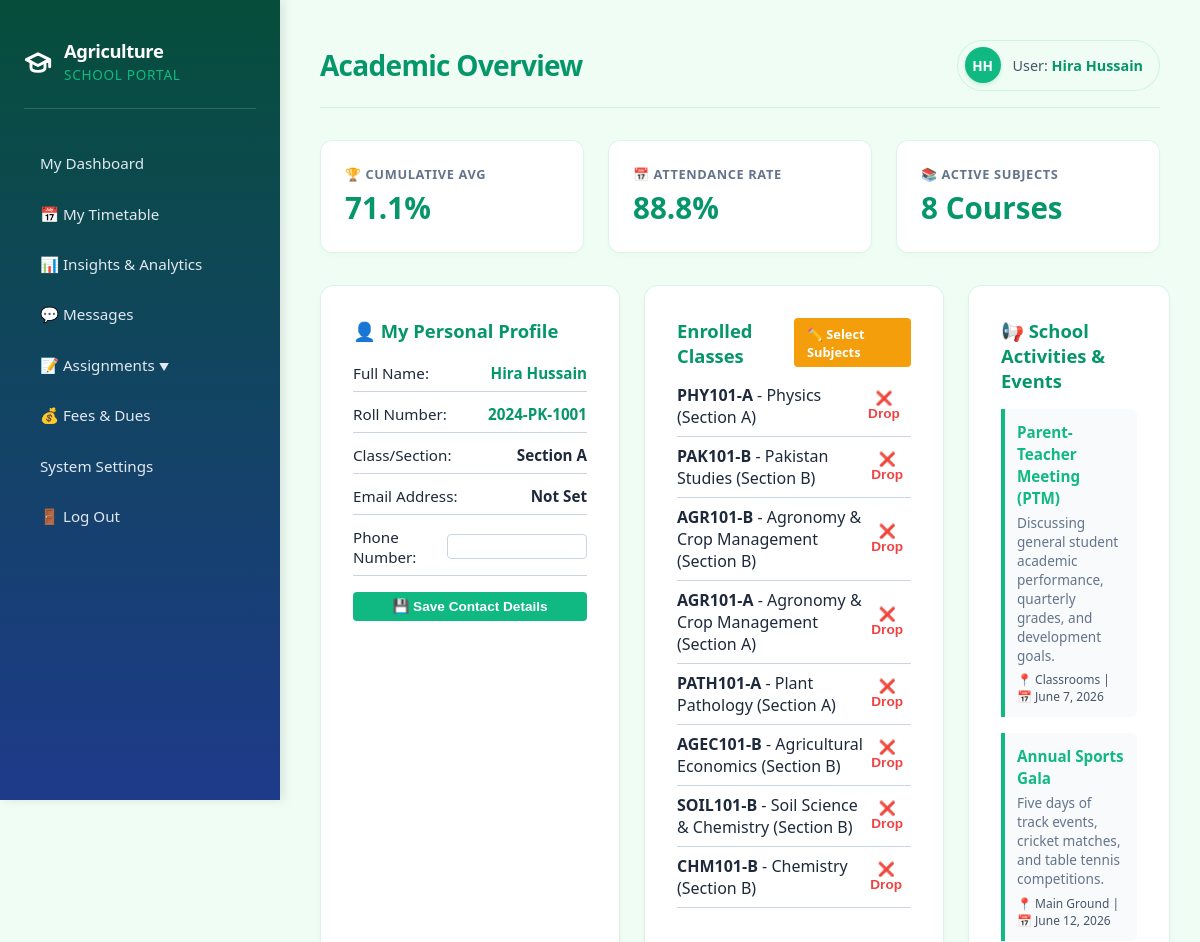
The app's page /student/dashboard/ (signed in, upper part), older data.
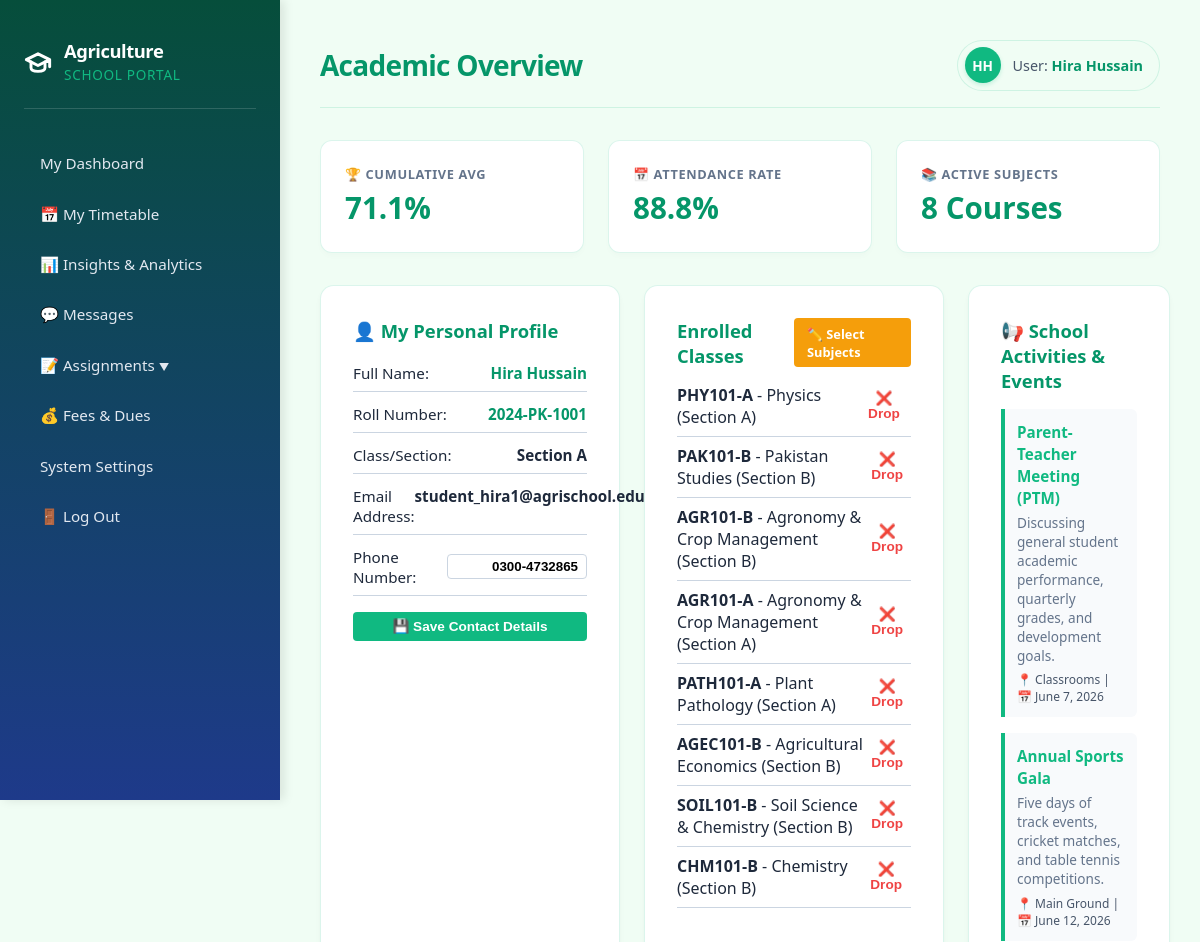
The same page, newer data.
### core/models.py (models this page shows, shortened)
class User(AbstractUser):
    is_student = models.BooleanField(default=False)
    is_teacher = models.BooleanField(default=False)
    is_admin = models.BooleanField(default=False)
    @property
    def get_initials(self):
        if self.first_name and self.last_name:
            return f"{self.first_name[0]}{self.last_name[0]}".upper()
        return self.username[:2].upper()

class StudentProfile(models.Model):
    user = models.OneToOneField(User, on_delete=models.CASCADE, limit_choices_to={'is_student': True})
    roll_number = models.CharField(max_length=20, unique=True)
    date_of_birth = models.DateField(null=True, blank=True)
    class_name = models.CharField(max_length=50)
    phone_number = models.CharField(max_length=15, blank=True)

class Course(models.Model):
    name = models.CharField(max_length=100)
    code = models.CharField(max_length=10, unique=True)
    teacher = models.ForeignKey(TeacherProfile, on_delete=models.SET_NULL, null=True, related_name='courses')
    students = models.ManyToManyField(StudentProfile, related_name='courses', blank=True)
    day_of_week = models.CharField(max_length=15, default='Monday')
    start_time = models.TimeField(null=True, blank=True)
    end_time = models.TimeField(null=True, blank=True)

class SchoolActivity(models.Model):
    title = models.CharField(max_length=150)
    description = models.TextField()
    date = models.DateField()
    location = models.CharField(max_length=100, blank=True)
    class Meta:
        ordering = ['date']
        verbose_name_plural = "School Activities"

### core/views.py (the view, shortened to what this page needs)
# urls.py: path('student/dashboard/', views.StudentDashboardView.as_view(), name='student_dashboard'),
class StudentDashboardView(LoginRequiredMixin, UserPassesTestMixin, TemplateView):
    template_name = 'core/student_dashboard.html'
    def test_func(self):
        return self.request.user.is_student
    def get_context_data(self, **kwargs):
        context = super().get_context_data(**kwargs)
        student_profile = self.request.user.studentprofile
        context['courses'] = student_profile.courses.all()
        context['grades'] = Grade.objects.filter(student=student_profile)
        context['activities'] = SchoolActivity.objects.all()[:3]
        avg_score = Grade.objects.filter(student=student_profile).aggregate(Avg('score'))['score__avg']
        context['academic_average'] = round(avg_score, 1) if avg_score else 0.0
        total_att = Attendance.objects.filter(student=student_profile).count()
        present_att = Attendance.objects.filter(student=student_profile, status='Present').count()
        context['attendance_rate'] = round((present_att / total_att) * 100, 1) if total_att > 0 else 100.0
        return context

### core/templates/core/student_dashboard.html (shortened to what this page needs)
{% extends 'core/base.html' %}
{% block header_title %}Academic Overview{% endblock %}
{% block content %}
<div class="kpi-container" style="margin-bottom: 2rem;">
    <div class="kpi-card">
        <span class="kpi-label">🏆 Cumulative Avg</span>
        <span class="kpi-value">{{ academic_average }}%</span>
    </div>
    <div class="kpi-card">
        <span class="kpi-label">📅 Attendance Rate</span>
        <span class="kpi-value">{{ attendance_rate }}%</span>
    </div>
    <div class="kpi-card">
        <span class="kpi-label">📚 Active Subjects</span>
        <span class="kpi-value">{{ courses.count }} Courses</span>
    </div>
</div>
<div class="dashboard-grid">
    <div class="card">
        <h3>👤 My Personal Profile</h3>
        <form method="POST" style="margin-top: 1.25rem; display: flex; flex-direction: column; gap: 0.75rem; font-size: 0.95rem;">
            <div style="padding-bottom: 0.5rem; border-bottom: 1px solid var(--border-color); display: flex; justify-content: space-between;">
                <span>Full Name:</span> <strong style="color: var(--primary-hover);">{{ user.get_full_name|default:user.username }}</strong>
            </div>
            <div style="padding-bottom: 0.5rem; border-bottom: 1px solid var(--border-color); display: flex; justify-content: space-between;">
                <span>Roll Number:</span> <strong style="color: var(--primary-hover);">{{ user.studentprofile.roll_number }}</strong>
            </div>
            <div style="padding-bottom: 0.5rem; border-bottom: 1px solid var(--border-color); display: flex; justify-content: space-between;">
                <span>Class/Section:</span> <strong>{{ user.studentprofile.class_name }}</strong>
            </div>
            <div style="padding-bottom: 0.5rem; border-bottom: 1px solid var(--border-color); display: flex; justify-content: space-between;">
                <span>Email Address:</span> <strong>{{ user.email|default:"Not Set" }}</strong>
            </div>
            <div style="padding-bottom: 0.5rem; border-bottom: 1px solid var(--border-color); display: flex; align-items: center; justify-content: space-between; gap: 0.5rem;">
                <label for="id_phone" style="text-transform: none; font-weight: normal; letter-spacing: normal;">Phone Number:</label>
                <input type="text" id="id_phone" name="phone_number" value="{{ user.studentprofile.phone_number }}" style="padding: 0.25rem 0.5rem; border: 1px solid var(--border-color); border-radius: 0.25rem; width: 140px; font-weight: bold; text-align: right;">
            </div>
            <button type="submit" style="background-color: var(--primary-color); color: white; padding: 0.4rem; border: none; border-radius: 0.25rem; font-size: 0.85rem; font-weight: bold; cursor: pointer; margin-top: 0.25rem;">
                💾 Save Contact Details
            </button>
        </form>
    </div>
    <div class="card">
        <div style="display: flex; justify-content: space-between; align-items: center; margin-bottom: 0.5rem;">
            <h3 style="margin-bottom: 0;">Enrolled Classes</h3>
            <a href="{% url 'student_enrollment' %}" style="text-decoration: none; padding: 0.4rem 0.8rem; font-size: 0.8rem; background-color: #f59e0b; color: white; border-radius: 0.25rem; font-weight: bold; transition: transform 0.2s;">
                ✏️ Select Subjects
            </a>
        </div>
        <ul style="list-style: none;">
            {% for course in courses %}
                <li style="padding: 0.5rem 0; border-bottom: 1px solid var(--border-color); display: flex; justify-content: space-between; align-items: center;">
                    <span><strong>{{ course.code }}</strong> - {{ course.name }}</span>
                    <form action="{% url 'student_drop_course' course.id %}" method="post" style="margin: 0;">
                        <button type="submit" style="background: none; border: none; color: #ef4444; font-size: 0.85rem; font-weight: bold; cursor: pointer; padding: 0.25rem 0.5rem; border-radius: 0.25rem; transition: background 0.2s;">
                            ❌ Drop
                        </button>
                    </form>
                </li>
            {% empty %}
                <li style="color: #64748b; margin-top: 1rem;">No subjects selected. Click 'Select Subjects' to self-enroll.</li>
            {% endfor %}
        </ul>
    </div>
    <div class="card">
        <h3>📢 School Activities & Events</h3>
        <div style="display: flex; flex-direction: column; gap: 1rem; margin-top: 1rem;">
            {% for act in activities %}
                <div style="padding: 0.75rem; border-left: 4px solid var(--primary-color); background-color: #f8fafc; border-radius: 0 0.375rem 0.375rem 0;">
                    <strong style="color: var(--primary-color); font-size: 0.95rem;">{{ act.title }}</strong>
                    <p style="font-size: 0.85rem; color: #64748b; margin-top: 0.25rem;">{{ act.description }}</p>
                    <span style="font-size: 0.75rem; font-weight: 500; display: block; margin-top: 0.4rem; color: #475569;">
                        📍 {{ act.location }} | 📅 {{ act.date }}
                    </span>
                </div>
            {% empty %}
                <p>No upcoming events.</p>
            {% endfor %}
        </div>
    </div>
</div>
{% endblock %}

### core/templates/core/base.html (shortened to what this page needs)
<!DOCTYPE html>
<html lang="en">
<head>
</head>
<body>
    <aside>
        <div class="sidebar-header">
            <svg xmlns="http://www.w3.org/2000/svg" width="28" height="28" viewBox="0 0 24 24" fill="none" stroke="currentColor" stroke-width="2.5" stroke-linecap="round" stroke-linejoin="round">
                <path d="M22 10v6M2 10l10-5 10 5-10 5-10-5z"/>
                <path d="M6 12v5c0 2 2 3 6 3s6-1 6-3v-5"/>
            </svg>
            <h2>Agriculture<br><span>School Portal</span></h2>
        </div>
        <nav>
            <ul>
                {% if user.is_authenticated %}
                    {% if user.is_student %}
                        <li><a href="{% url 'student_dashboard' %}">My Dashboard</a></li>
                        <li><a href="{% url 'student_timetable' %}">📅 My Timetable</a></li>
                    {% elif user.is_teacher %}
                        <li><a href="{% url 'teacher_dashboard' %}">Teacher Dashboard</a></li>
                        <li><a href="{% url 'teacher_timetable' %}">📅 My Schedule</a></li>
                        <li><a href="{% url 'student_directory' %}">👨‍🎓 Student Directory</a></li>
                    {% endif %}
                    <li><a href="{% url 'analytics' %}">📊 Insights & Analytics</a></li>
                    <li><a href="{% url 'messages' %}">💬 Messages</a></li>
                    {% if user.is_student %}
                    <li>
                        <button class="nav-btn dropdown-trigger" onclick="toggleAssignmentsDropdown()" style="padding: 0.75rem 1rem;">
                            <span>📝 Assignments</span>
                            <span id="assignments-arrow" class="arrow-icon">▼</span>
                        </button>
                    </li>
                    <li><a href="{% url 'student_fees' %}">💰 Fees & Dues</a></li>
                    {% endif %}
                    <li><a href="{% url 'admin:index' %}">System Settings</a></li>
                    <li>
                        <form action="{% url 'logout' %}" method="post" style="width: 100%; margin: 0; padding: 0;">
                            <button type="submit" style="background: none; border: none; color: #e2e8f0; padding: 0.75rem 1rem; border-radius: 0.5rem; display: block; width: 100%; text-align: left; font-family: inherit; font-size: 0.95rem; font-weight: 500; cursor: pointer; transition: all 0.2s cubic-bezier(0.4, 0, 0.2, 1);" onmouseover="this.style.backgroundColor='rgba(255,255,255,0.1)'; this.style.color='#ffffff'; this.style.transform='translateX(4px)';" onmouseout="this.style.backgroundColor='transparent'; this.style.color='#e2e8f0'; this.style.transform='none';">
                                🚪 Log Out
                            </button>
                        </form>
                    </li>
                {% endif %}
            </ul>
        </nav>
    </aside>
    <main class="animate-fade-in-up">
        <header>
            <h1>{% block header_title %}Dashboard{% endblock %}</h1>
            {% if user.is_authenticated %}
            <div class="header-user-badge">
                <div class="avatar-circle">
                    {{ user.get_initials }}
                </div>
                <div style="font-weight: 500; font-size: 0.9rem; color: #475569;">
                    User: <span style="font-weight: 700; color: var(--primary-hover);">{{ user.get_full_name|default:user.username }}</span>
                </div>
            </div>
            {% endif %}
        </header>
        <section class="content">
            {% block content %}{% endblock %}
        </section>
    </main>
</body>
</html>

### core/templates/core/base.html (style rules this page uses)
:root { --primary-color: #10b981; --primary-hover: #059669; --background-color: #f0fdf4; --card-background: #ffffff; --text-color: #1e293b; --border-color: #cbd5e1; --sidebar-gradient: linear-gradient(180deg, #064e3b 0%, #1e3a8a 100%); }
* { box-sizing: border-box; margin: 0; padding: 0; }
.animate-fade-in-up { animation: fadeInUp 0.4s cubic-bezier(0.16, 1, 0.3, 1) forwards; }
body { font-family: system-ui, -apple-system, sans-serif; background-color: var(--background-color); color: var(--text-color); display: grid; grid-template-columns: 280px 1fr; min-height: 100vh; }
aside { background: var(--sidebar-gradient); padding: 2.5rem 1.5rem; display: flex; flex-direction: column; gap: 2rem; position: sticky; top: 0; height: 100vh; color: #ffffff; box-shadow: 4px 0 10px rgba(0, 0, 0, 0.1); }
.sidebar-header { display: flex; align-items: center; gap: 0.75rem; padding-bottom: 1.5rem; border-bottom: 1px solid rgba(255, 255, 255, 0.15); }
.sidebar-header h2 { font-size: 1.15rem; font-weight: 800; color: #ffffff; letter-spacing: -0.025em; line-height: 1.2; }
.sidebar-header h2 span { font-weight: 500; font-size: 0.85rem; color: var(--primary-color); text-transform: uppercase; letter-spacing: 0.05em; }
aside nav ul { list-style: none; display: flex; flex-direction: column; gap: 0.4rem; }
aside nav a, aside nav button.nav-btn { text-decoration: none; color: #e2e8f0; padding: 0.75rem 1rem; border-radius: 0.5rem; display: block; width: 100%; text-align: left; background: none; border: none; font-family: inherit; font-size: 0.95rem; font-weight: 500; cursor: pointer; transition: all 0.2s cubic-bezier(0.4, 0, 0.2, 1); }
.dropdown-trigger { display: flex; justify-content: space-between; align-items: center; }
.arrow-icon { font-size: 0.65rem; transition: transform 0.3s ease; }
main { padding: 2.5rem; display: flex; flex-direction: column; gap: 2rem; overflow-y: auto; }
header { display: flex; justify-content: space-between; align-items: center; border-bottom: 1px solid rgba(16, 185, 129, 0.15); padding-bottom: 1rem; }
header h1 { font-size: 1.75rem; font-weight: 800; letter-spacing: -0.025em; color: var(--primary-hover); }
.kpi-container { display: grid; grid-template-columns: repeat(auto-fit, minmax(220px, 1fr)); gap: 1.5rem; width: 100%; }
.kpi-card { background-color: var(--card-background); border-radius: 0.75rem; padding: 1.5rem; border: 1px solid rgba(16, 185, 129, 0.15); box-shadow: 0 4px 6px -1px rgba(0, 0, 0, 0.02); display: flex; flex-direction: column; gap: 0.25rem; transition: all 0.3s ease; }
.kpi-value { font-size: 1.85rem; font-weight: 800; color: var(--primary-hover); }
.kpi-label { font-size: 0.8rem; font-weight: 600; text-transform: uppercase; color: #64748b; letter-spacing: 0.05em; }
.dashboard-grid { display: grid; grid-template-columns: repeat(auto-fit, minmax(300px, 1fr)); gap: 1.5rem; }
.card { background-color: var(--card-background); border: 1px solid rgba(16, 185, 129, 0.15); border-radius: 0.85rem; padding: 2rem; box-shadow: 0 4px 6px -1px rgba(0, 0, 0, 0.05); transition: all 0.3s cubic-bezier(0.4, 0, 0.2, 1); }
.card h3 { font-size: 1.15rem; font-weight: 700; color: var(--primary-hover); margin-bottom: 0.5rem; }
.header-user-badge { display: flex; align-items: center; gap: 0.75rem; background-color: #f0fdf4; padding: 0.4rem 1rem 0.4rem 0.4rem; border-radius: 2rem; border: 1px solid rgba(16, 185, 129, 0.15); }
.avatar-circle { width: 36px; height: 36px; border-radius: 50%; background-color: var(--primary-color); color: #ffffff; display: flex; align-items: center; justify-content: center; font-weight: 800; font-size: 0.85rem; box-shadow: 0 2px 4px rgba(16, 185, 129, 0.2); }

Row changes from the older to the newer data that the page shows:
changed User "Hira Hussain": email "Not Set" → "student_hira1@agrischool.edu.pk"; phone_number (not shown) → "0300-4732865"
